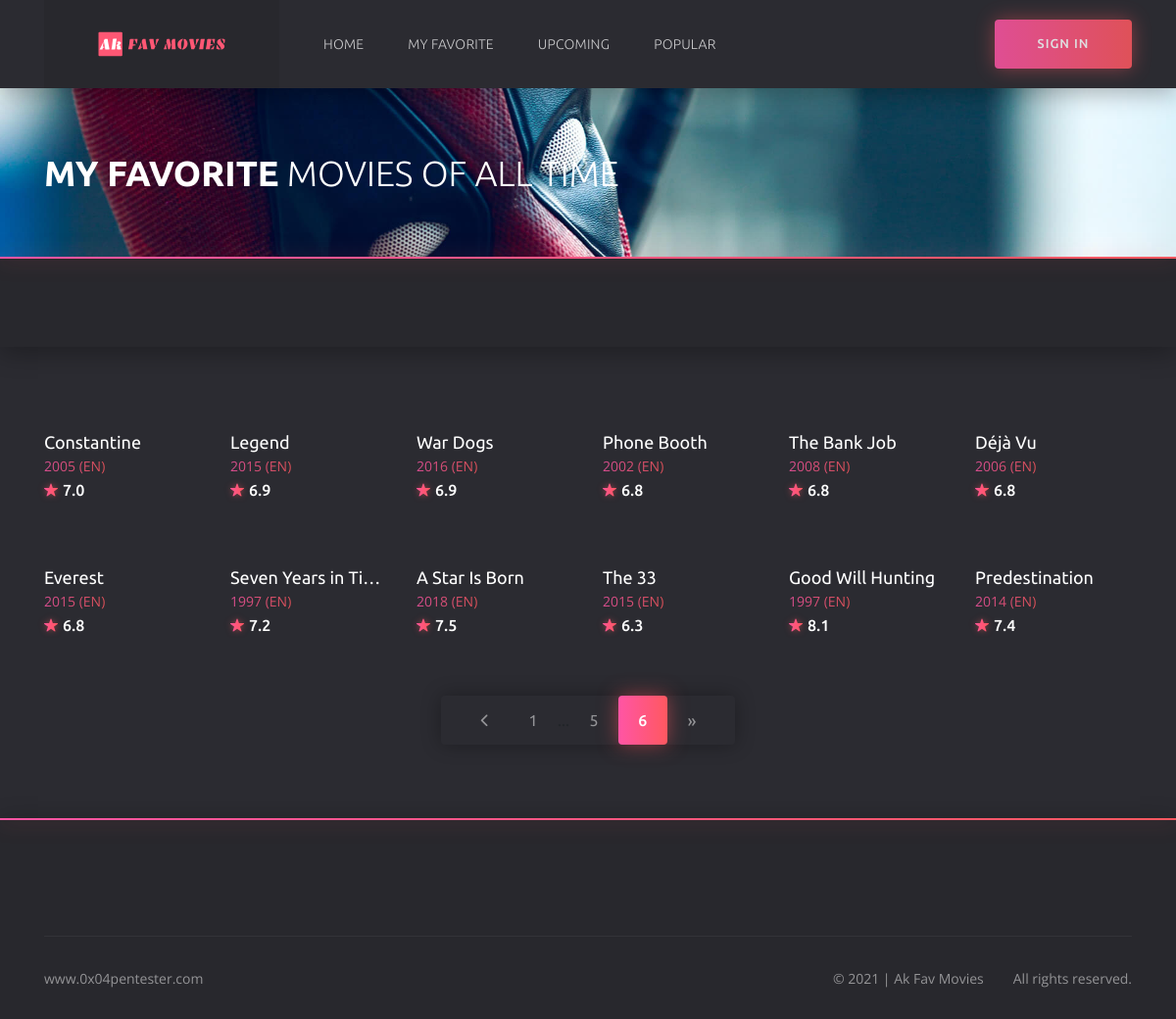
The page /favorite?page=6 on the database as committed earlier.
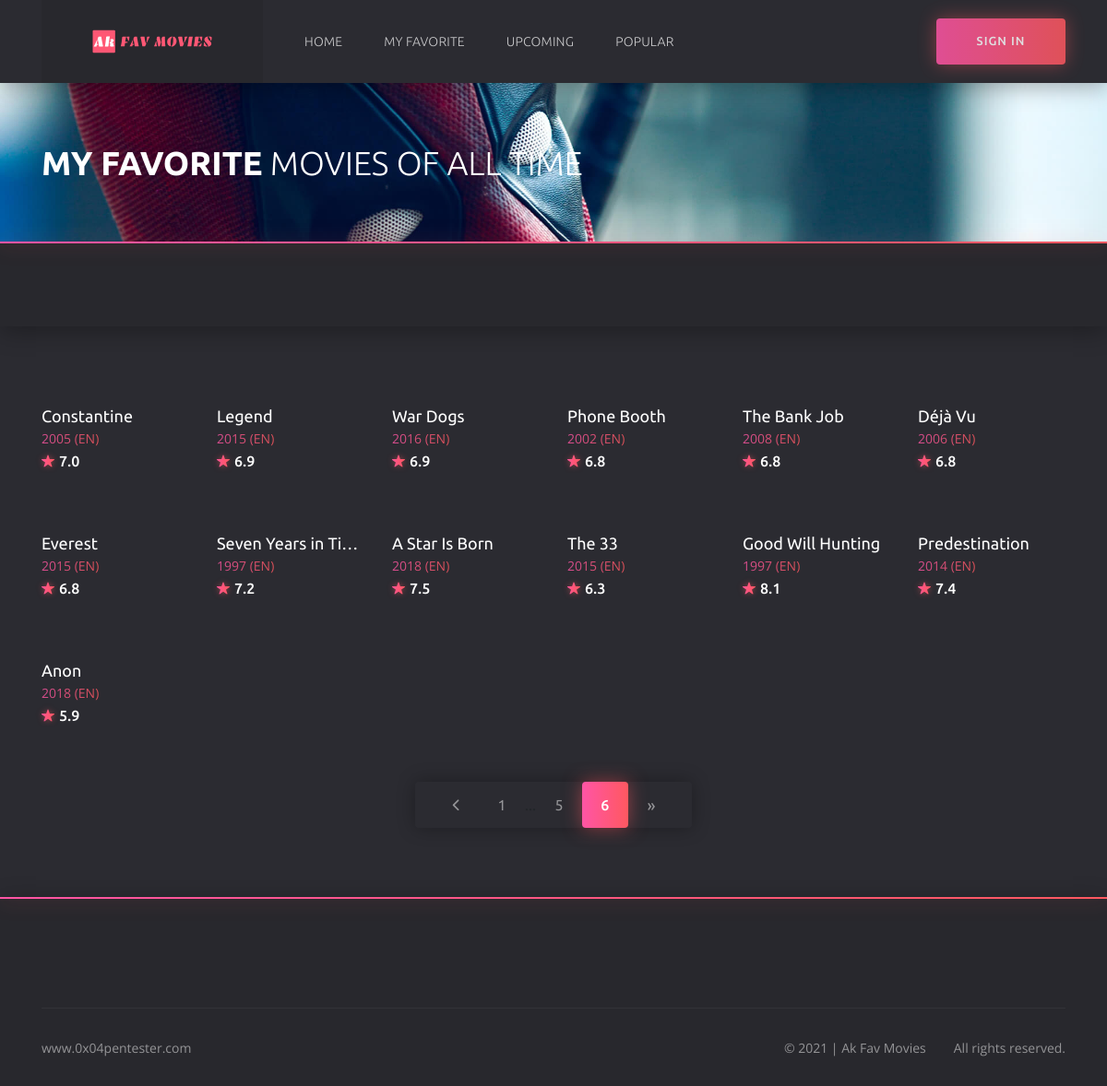
The same page on the database as committed later.
### models.py (models this page shows)
class Movie(db.Model):
    __tablename__ = "movies"
    id = db.Column(db.Integer, primary_key=True)
    org_id = db.Column(db.Integer, nullable=False)
    title = db.Column(db.String(250), unique=True, nullable=False)
    release_date = db.Column(db.Integer, nullable=False)
    runtime = db.Column(db.Integer, nullable=False)
    tagline = db.Column(db.String(100), nullable=False)
    overview = db.Column(db.String(2500), nullable=False)
    vote_average = db.Column(db.Float, nullable=False)
    ranking = db.Column(db.Float, nullable=False)
    genres = db.Column(db.String(50), nullable=False)
    original_language = db.Column(db.String(10), nullable=False)
    poster_path = db.Column(db.String(250), nullable=False)
    backdrop_path = db.Column(db.String(250), nullable=False)

### routes.py (the view)
@csrf.exempt
@app.route('/favorite', methods=['GET'])
def favorite():
    page = request.args.get('page', 1, type=int)
    if request.method == 'GET':
        all_movie = Movie.query.paginate(page=page, per_page=ROWS_PER_PAGE)
        if len(all_movie.items) > 0:
            return render_template('favorite.html', current_user=current_user, all_movie=all_movie)
        return redirect(url_for('index'))
    return redirect(url_for('index'))

### routes.py (called while the page is built)
@app.context_processor
def inject_now():
    return {'now': dt.datetime.utcnow()}

@app.after_request
def apply_caching(response):
    response.headers["HTTP-HEADER"] = "VALUE"
    response.headers["X-Frame-Options"] = "SAMEORIGIN"
    response.headers['X-XSS-Protection'] = '1; mode=block'
    response.headers['X-Content-Type-Options'] = 'nosniff'
    response.headers['Strict-Transport-Security'] = 'max-age=31536000'  # includeSubDomains
    return response

### templates/favorite.html (shortened to what this page needs)
{% extends 'base.html' %}
	{% block header %}
		{% include 'header.html' %}
	{% endblock %}
{% block content %}
	<section class="section section--first section--bg" style="background: url(static/img/home/home__bg2.jpg) no-repeat center/cover">
		<div class="container">
			<div class="row">
				<div class="col-12">
					<div class="section__wrap">
						<h1 class="home__title"><b>My FAVORITE</b> MOVIES OF ALL TIME</h1>
					</div>
				</div>
			</div>
		</div>
	</section>
	<div class="filter">
		<div class="container">
			<div class="row">
				<div class="col-12">
					<div class="filter__content">
					</div>
				</div>
			</div>
		</div>
	</div>
	<div class="catalog">
		<div class="container">
			<div class="row">
				{% for movie in all_movie.items %}
				<div class="col-6 col-sm-4 col-lg-3 col-xl-2">
					<div class="card">
						<div class="card__cover">
						</div>
						<div class="card__content">
							<h3 class="card__title">
								<a href="{{ url_for('details', id=movie.org_id) }}">{{ movie.title }}</a>
							</h3>
							<span class="card__category">
								<a href="{{ url_for('details', id=movie.org_id) }}">{{ movie.release_date }} ({{ movie.original_language | upper }})</a>
							</span>
							<span class="card__rate"><i class="icon ion-ios-star"></i>{{ movie.vote_average }}</span>
						</div>
					</div>
				</div>
				{% endfor %}
				<div class="col-12">
					<ul class="paginator">
						<li class="paginator__item paginator__item--prev">
							<a href="{{ url_for('favorite', page=all_movie.prev_num) }}">
									<i class="icon ion-ios-arrow-back
									"></i>
							</a>
						</li>
					{% for page_num in all_movie.iter_pages(left_edge=1, right_edge=1, left_current=1, right_current=2) %}
						{% if page_num %}
							{% if all_movie.page == page_num %}
								<li class="paginator__item paginator__item--active">
									<a href="{{ url_for('favorite', page=page_num) }}"
									   class="btn btn-dark">
										{{ page_num }}
									</a>
								</li>
							{% else %}
								<li class="paginator__item">
									<a href="{{ url_for('favorite', page=page_num) }}"
									   class="btn btn-outline-dark">
										{{ page_num }}
									</a>
								</li>
							{% endif %}
						{% else %}
							...
						{% endif %}
					{% endfor %}
						<li class="paginator__item paginator__item--next">
							<a href="{{ url_for('favorite', page=all_movie.next_num) }}"
							   class="btn btn-outline-dark
							   {% if all_movie.page == all_movie.pages %}disabled
							   {% endif %}">
								&raquo;
							</a>
						</li>
					</ul>
				</div>
			</div>
		</div>
	</div>
{% endblock %}
	{% block footer %}
		{% include "footer.html" %}
	{% endblock %}

### templates/base.html (shortened to what this page needs)
<!DOCTYPE html>
<html lang="en">
<head>
	<link rel="stylesheet" href="{{ url_for('static', filename='css/bootstrap-reboot.min.css') }}">
	<link rel="stylesheet" href="{{ url_for('static', filename='css/bootstrap-grid.min.css') }}">
	<link rel="stylesheet" href="{{ url_for('static', filename='css/owl.carousel.min.css') }}">
	<link rel="stylesheet" href="{{ url_for('static', filename='css/jquery.mCustomScrollbar.min.css') }}">
	<link rel="stylesheet" href="{{ url_for('static', filename='css/nouislider.min.css') }}">
	<link rel="stylesheet" href="{{ url_for('static', filename='css/ionicons.min.css') }}">
	<link rel="stylesheet" href="{{ url_for('static', filename='css/plyr.css') }}">
	<link rel="stylesheet" href="{{ url_for('static', filename='css/photoswipe.css') }}">
	<link rel="stylesheet" href="{{ url_for('static', filename='css/default-skin.css') }}">
	<link rel="stylesheet" href="{{ url_for('static', filename='css/main.css') }}">
</head>
<body class="body">
	{% block header %} {% endblock %}
	{% block content %} {% endblock %}
	{% block footer %} {% endblock %}
</body>
</html>

### templates/header.html (shortened to what this page needs)
	<header class="header">
		<div class="header__wrap">
			<div class="container">
				<div class="row">
					<div class="col-12">
						<div class="header__content">
							<a href="{{ url_for('index') }}" class="header__logo">
								<img src="{{ url_for('static', filename='img/logo.svg') }}" alt="">
							</a>
							<ul class="header__nav">
								<li class="header__nav-item">
									<a href="{{ url_for('index') }}" class="header__nav-link" >Home</a>
								</li>
								<li class="header__nav-item">
									<a href="{{ url_for('favorite')}}" class="header__nav-link">My Favorite</a>
								</li>
								<li class="header__nav-item">
									<a href="{{ url_for('upcoming')}}" class="header__nav-link">Upcoming</a>
								</li>
								<li class="header__nav-item">
									<a href="{{ url_for('popular')}}" class="header__nav-link">Popular</a>
								</li>
							</ul>
							<div class="header__auth">
								{% if not current_user.is_authenticated: %}
									<a href="{{ url_for('login') }}" class="header__sign-in">
										<span>sign in</span>
									</a>
								{% else: %}
									<a href="{{ url_for('logout') }}" class="header__sign-in">
										<i class="icon ion-ios-log-in"></i>
										<span>sign out</span>
									</a>
								{% endif %}
							</div>
						</div>
					</div>
				</div>
			</div>
		</div>
		<form action="#" class="header__search">
			<div class="container">
				<div class="row">
					<div class="col-12">
						<div class="header__search-content">
							<button type="button">search</button>
						</div>
					</div>
				</div>
			</div>
		</form>
	</header>

### templates/footer.html (shortened to what this page needs)
	<footer class="footer">
		<div class="container">
			<div class="row">
				<div class="col-12">
					<div class="footer__copyright">
						<small><a href="https://0x04pentester.com/" target="_blank">www.0x04pentester.com</a></small>
						<ul>
							<li><small>© {{ now.year }} | Ak Fav Movies</small></li>
							<li><small>All rights reserved.</small></li>
						</ul>
					</div>
				</div>
			</div>
		</div>
	</footer>

Rows that differ between the two databases and show on the page:
added Movie: title "Anon", release_date "2018", original_language "EN", vote_average "5.9"
